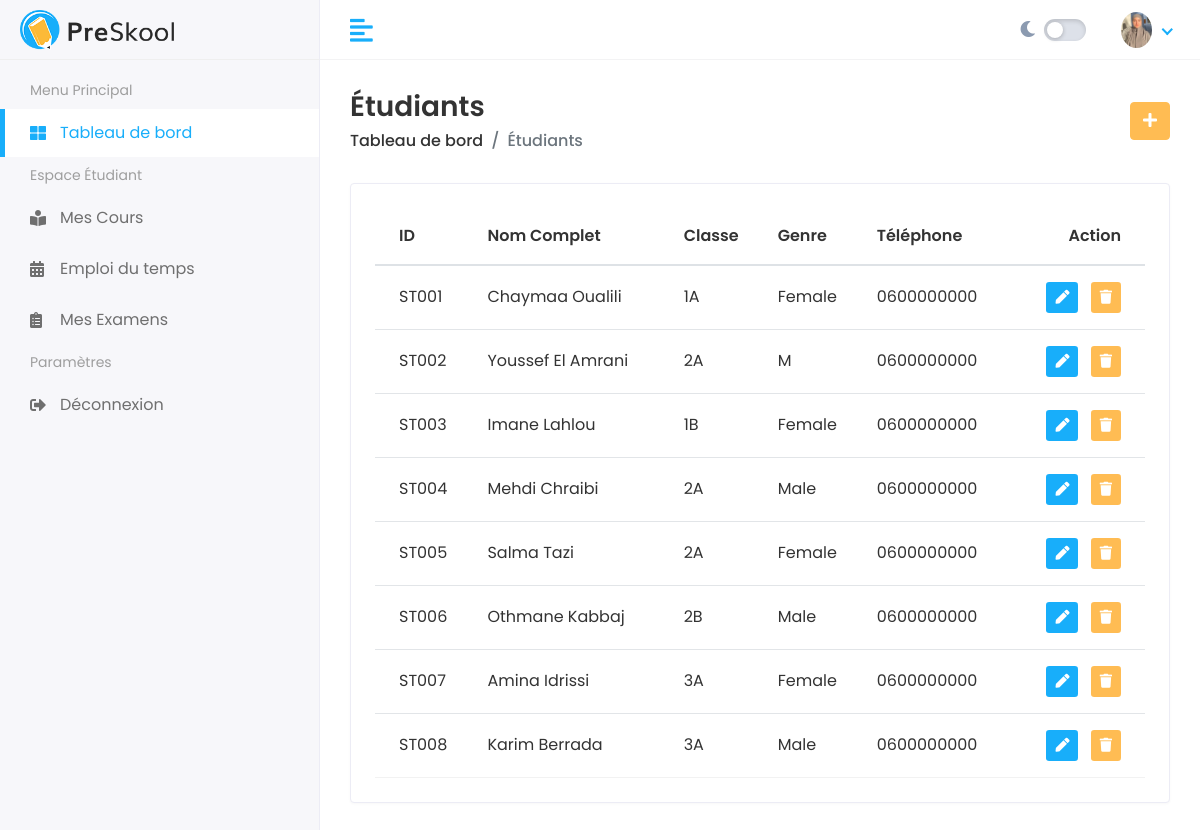
The app's page /fr/student/list/, older data.
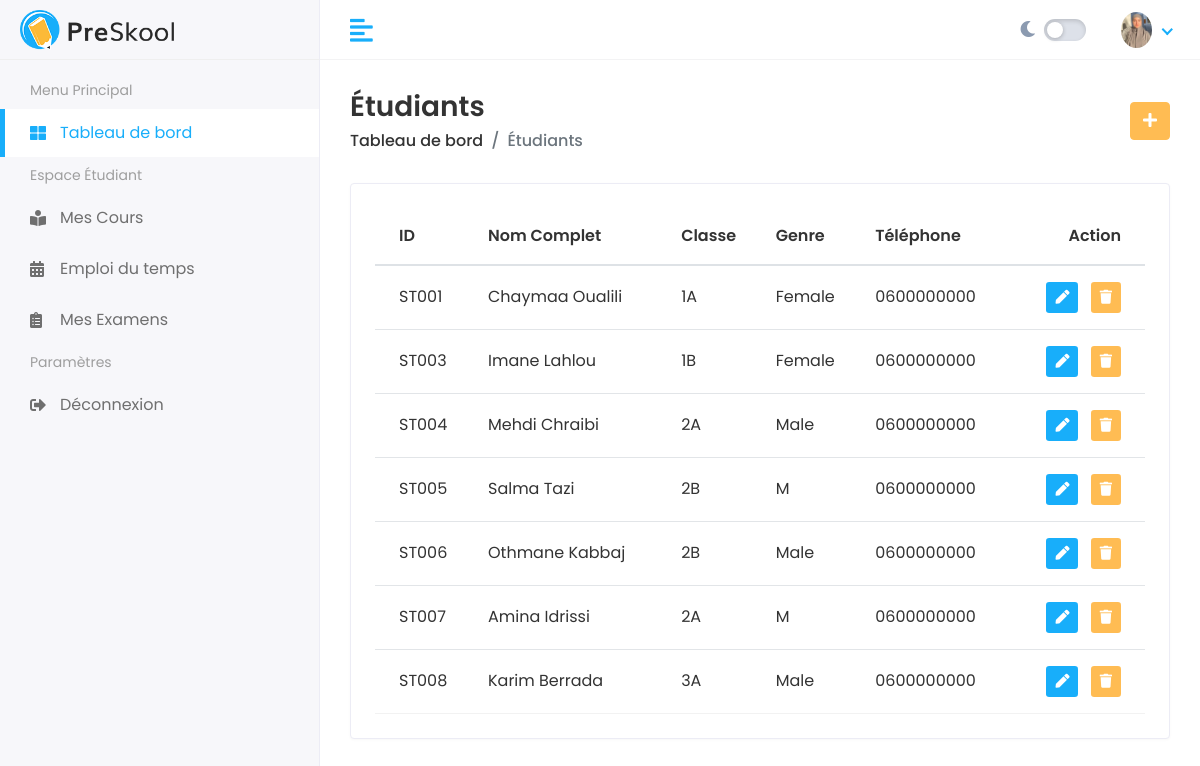
The same page, newer data.
### student/models.py (models this page shows, shortened)
class Student(models.Model):
    user = models.OneToOneField(User, on_delete=models.CASCADE, null=True, blank=True, related_name='student_profile')
    parent = models.OneToOneField(Parent, on_delete=models.CASCADE) # Relation 1-à-1
    first_name = models.CharField(max_length=100)
    last_name = models.CharField(max_length=100)
    student_id = models.CharField(max_length=20)
    gender = models.CharField(max_length=10, choices=[('Male','Male'), ('Female','Female')])
    date_of_birth = models.DateField()
    student_class = models.CharField(max_length=50)
    joining_date = models.DateField()
    mobile_number = models.CharField(max_length=15)
    admission_number = models.CharField(max_length=20)
    section = models.CharField(max_length=10)
    student_image = models.ImageField(upload_to='students/', blank=True)

### student/views.py (the view)
# urls.py: path('list/', views.student_list, name='student_list'),
def student_list(request):
    students = Student.objects.all()
    return render(request, 'students/list.html', {'students': students})

### templates/students/list.html
{% extends 'Home/base.html' %}
{% load static %}
{% block body %}
<div class="page-header">
    <div class="row align-items-center">
        <div class="col">
            <h3 class="page-title">Étudiants</h3>
            <ul class="breadcrumb">
                <li class="breadcrumb-item"><a href="{% url 'dashboard' %}">Tableau de bord</a></li>
                <li class="breadcrumb-item active">Étudiants</li>
            </ul>
        </div>
        <div class="col-auto text-right float-right ml-auto">
            <a href="{% url 'add_student' %}" class="btn btn-primary"><i class="fas fa-plus"></i></a>
        </div>
    </div>
</div>
<div class="row">
    <div class="col-sm-12">
        <div class="card card-table">
            <div class="card-body">
                <div class="table-responsive">
                    <table class="table table-hover table-center mb-0 datatable">
                        <thead>
                            <tr>
                                <th>ID</th>
                                <th>Nom Complet</th>
                                <th>Classe</th>
                                <th>Genre</th>
                                <th>Téléphone</th>
                                <th class="text-right">Action</th>
                            </tr>
                        </thead>
                        <tbody>
                            {% for student in students %}
                            <tr>
                                <td>{{ student.student_id }}</td>
                                <td>{{ student.first_name }} {{ student.last_name }}</td>
                                <td>{{ student.student_class }}</td>
                                <td>{{ student.get_gender_display }}</td>
                                <td>{{ student.mobile_number|default:"-" }}</td>
                                <td class="text-right">
                                    <div class="actions">
                                        <a href="{% url 'edit_student' student.student_id %}" class="btn btn-sm bg-success-light mr-2">
                                            <i class="fas fa-pen"></i>
                                        </a>
                                        <a href="{% url 'delete_student' student.student_id %}" class="btn btn-sm bg-danger-light">
                                            <i class="fas fa-trash"></i>
                                        </a>
                                    </div>
                                </td>
                            </tr>
                            {% empty %}
                            <tr>
                                <td colspan="6" class="text-center">Aucun étudiant trouvé.</td>
                            </tr>
                            {% endfor %}
                        </tbody>
                    </table>
                </div>
            </div>
        </div>
    </div>
</div>
{% endblock %}

Row changes from the older to the newer data that the page shows:
removed Student: student_id "ST002", first_name "Youssef", last_name "El Amrani", student_class "2A", gender "M", mobile_number "0600000000"
changed Student "ST005": student_class "2A" → "2B"; gender "Female" → "M"
changed Student "ST007": student_class "3A" → "2A"; gender "Female" → "M"
